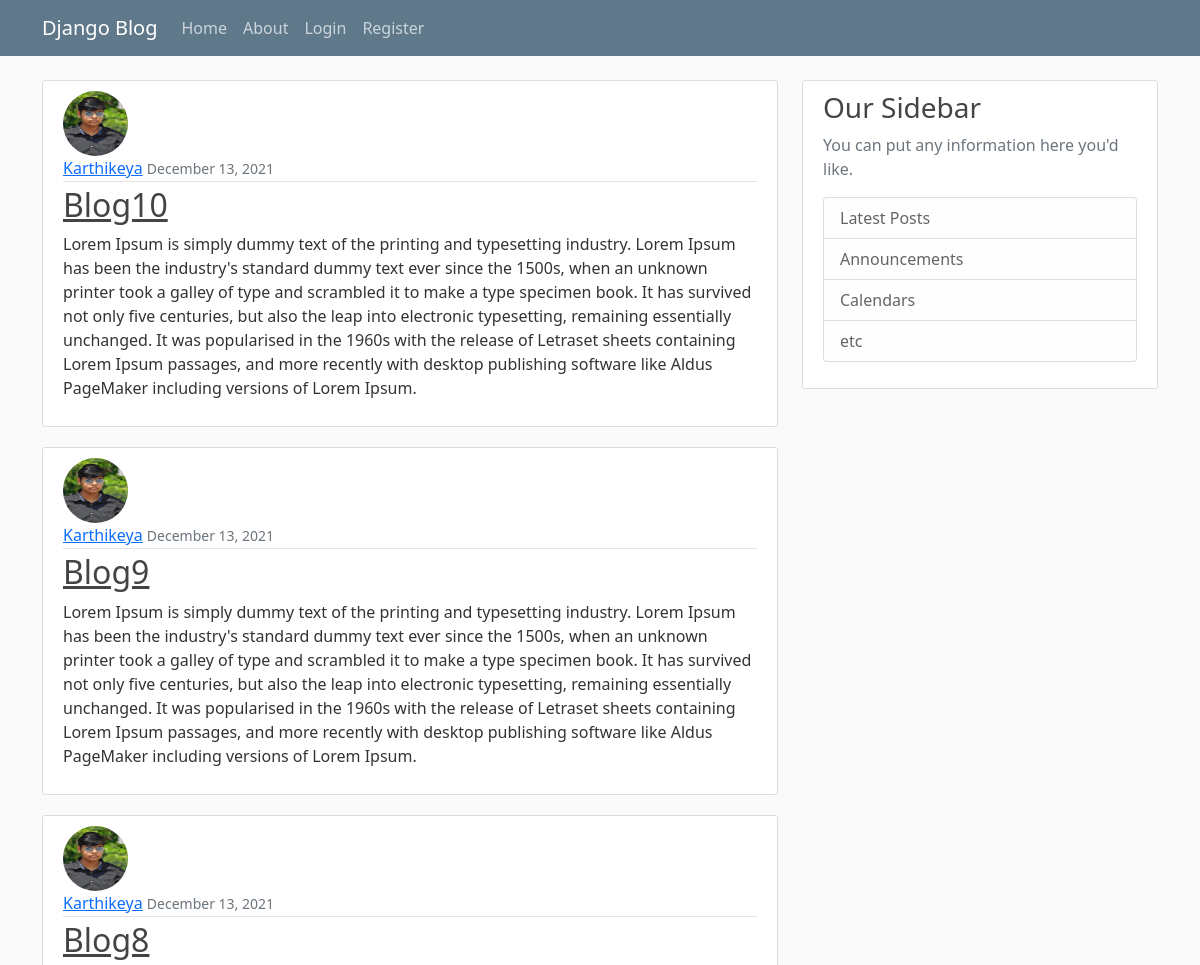
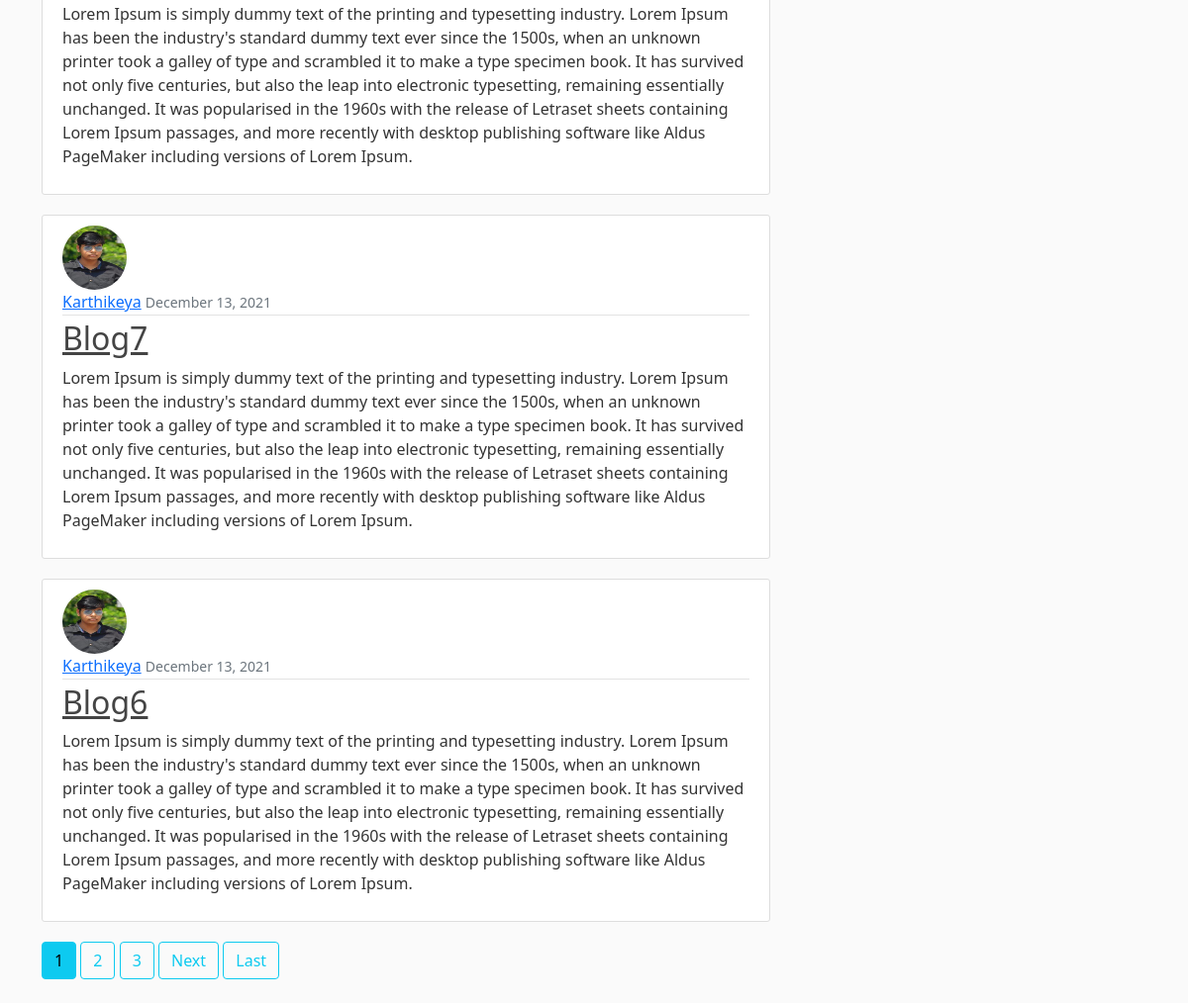
The page / on the database its author committed (2 pictures, top to bottom).
### blog_app/models.py (models this page shows, shortened)
class Post(models.Model):
    title = models.CharField(max_length=100)
    content = models.TextField()
    date = models.DateTimeField(default=timezone.now)
    author = models.ForeignKey(User, on_delete=models.CASCADE)

### users/models.py (models this page shows, shortened)
class Profile(models.Model):
    user = models.OneToOneField(User, on_delete=models.CASCADE)
    image = models.ImageField(default='default.jpg', upload_to='profile_pics')

### blog_app/views.py (the view)
# urls.py: path('', PostListView.as_view(), name="blog-home"),
class PostListView(ListView):
    model = Post
    template_name = 'blog_app/index.html'  # <app>/<model>_<viewtype>.html
    context_object_name = 'posts'
    ordering = ['-date']
    paginate_by = 5

### blog_app/templates/blog_app/index.html (shortened to what this page needs)
{% extends "blog_app/base.html"%}
{% block content%}
    {% for post in posts %}
        <article class="media content-section">
            <img class="rounded-circle article-img" src="{{post.author.profile.image.url}}" >
            <div class="media-body">
            <div class="article-metadata">
                <a class="mr-2" href="{% url 'user-posts' post.author.username %}">{{ post.author }}</a>
                <small class="text-muted">{{ post.date|date:'F d, Y'}}</small>
            </div>
            <h2><a class="article-title" href="{% url 'post-detail' post.id%}">{{ post.title }}</a></h2>
            <p class="article-content">{{ post.content }}</p>
            </div>
        </article>
    {% endfor%}
    {% if is_paginated %}
        {% for num in page_obj.paginator.page_range %}
            {% if page_obj.number == num %}
                <a class="btn btn-info mb-4" href="?page={{ num }}">{{num}}</a>
            {% elif num > page_obj.number|add:'-3' and num < page_obj.number|add:'3' %}
                <a class="btn btn-outline-info mb-4" href="?page={{ num }}">{{num}}</a>
            {% endif %}
        {% endfor %}
        {% if page_obj.has_next %}
            <a class="btn btn-outline-info mb-4" href="?page={{ page_obj.next_page_number }}">Next</a>
            <a class="btn btn-outline-info mb-4" href="?page={{ page_obj.paginator.num_pages}}">Last</a>
        {% endif %}
    {% endif %}
{% endblock content %}

### blog_app/templates/blog_app/base.html (shortened to what this page needs)
{% load static %}
<!DOCTYPE html>
<html lang="en">
<head>
    <link href="https://cdn.jsdelivr.net/npm/bootstrap@5.1.3/dist/css/bootstrap.min.css" rel="stylesheet">
    <link rel="stylesheet" type="text/css" href="{% static 'blog/main.css' %}"/>
</head>
<body>
    <header class="site-header">
        <nav class="navbar navbar-expand-md navbar-dark bg-steel fixed-top">
          <div class="container">
            <a class="navbar-brand mr-4" href="/">Django Blog</a>
            <div class="collapse navbar-collapse" id="navbarToggle">
              <div class="navbar-nav mr-auto">
                <a class="nav-item nav-link" href="{% url 'blog-home' %}">Home</a>
                <a class="nav-item nav-link" href="{% url 'blog-about' %}">About</a>
              </div>
              <div class="navbar-nav">
                {% if user.is_authenticated %}
                  <a class="nav-item nav-link" href="{% url 'post-create' %}">Create</a>
                  <a class="nav-item nav-link" href="{% url 'logout' %}">LogOut</a>
                  <a class="nav-item nav-link" href="{% url 'profile' %}">Profile</a>
                {% else %}
                  <a class="nav-item nav-link" href="{% url 'login' %}">Login</a>
                  <a class="nav-item nav-link" href="{% url 'register' %}">Register</a>
                {% endif %}
              </div>
            </div>
          </div>
        </nav>
    </header>
    <main role="main" class="container">
        <div class="row">
          <div class="col-md-8">
            {% block content %}{% endblock %}
          </div>
          <div class="col-md-4">
            <div class="content-section">
              <h3>Our Sidebar</h3>
              <p class='text-muted'>You can put any information here you'd like.
                <ul class="list-group">
                  <li class="list-group-item list-group-item-light">Latest Posts</li>
                  <li class="list-group-item list-group-item-light">Announcements</li>
                  <li class="list-group-item list-group-item-light">Calendars</li>
                  <li class="list-group-item list-group-item-light">etc</li>
                </ul>
              </p>
            </div>
          </div>
        </div>
      </main>
</body>
</html>

### blog_app/static/blog/main.css (style rules this page uses)
body { background: #fafafa; color: #333333; margin-top: 5rem; }
h1, h2, h3, h4, h5, h6 { color: #444444; }
ul { margin: 0; }
.bg-steel { background-color: #5f788a; }
.site-header .navbar-nav .nav-link { color: #cbd5db; }
.content-section { background: #ffffff; padding: 10px 20px; border: 1px solid #dddddd; border-radius: 3px; margin-bottom: 20px; }
.article-title { color: #444444; }
.article-content { white-space: pre-line; }
.article-img { height: 65px; width: 65px; margin-right: 16px; }
.article-metadata { padding-bottom: 1px; margin-bottom: 4px; border-bottom: 1px solid #e3e3e3; }

### rows shown on the page
Post: author.profile.image (picture), author "Karthikeya", date "December 13, 2021", title "Blog10", content "Lorem Ipsum is simply dummy text of the printing and typesetting industry. Lorem Ipsum has been the industry's standard dummy text ever since the 1500s, when an unknown printer took a galley of type and scrambled it to make a type specimen book. It has survived not only five centuries, but also the leap into electronic typesetting, remaining essentially unchanged. It was popularised in the 1960s with the release of Letraset sheets containing Lorem Ipsum passages, and more recently with desktop publishing software like Aldus PageMaker including versions of Lorem Ipsum."
Post: author.profile.image (picture), author "Karthikeya", date "December 13, 2021", title "Blog9", content "Lorem Ipsum is simply dummy text of the printing and typesetting industry. Lorem Ipsum has been the industry's standard dummy text ever since the 1500s, when an unknown printer took a galley of type and scrambled it to make a type specimen book. It has survived not only five centuries, but also the leap into electronic typesetting, remaining essentially unchanged. It was popularised in the 1960s with the release of Letraset sheets containing Lorem Ipsum passages, and more recently with desktop publishing software like Aldus PageMaker including versions of Lorem Ipsum."
Post: author.profile.image (picture), author "Karthikeya", date "December 13, 2021", title "Blog8", content "Lorem Ipsum is simply dummy text of the printing and typesetting industry. Lorem Ipsum has been the industry's standard dummy text ever since the 1500s, when an unknown printer took a galley of type and scrambled it to make a type specimen book. It has survived not only five centuries, but also the leap into electronic typesetting, remaining essentially unchanged. It was popularised in the 1960s with the release of Letraset sheets containing Lorem Ipsum passages, and more recently with desktop publishing software like Aldus PageMaker including versions of Lorem Ipsum."
Post: author.profile.image (picture), author "Karthikeya", date "December 13, 2021", title "Blog7", content "Lorem Ipsum is simply dummy text of the printing and typesetting industry. Lorem Ipsum has been the industry's standard dummy text ever since the 1500s, when an unknown printer took a galley of type and scrambled it to make a type specimen book. It has survived not only five centuries, but also the leap into electronic typesetting, remaining essentially unchanged. It was popularised in the 1960s with the release of Letraset sheets containing Lorem Ipsum passages, and more recently with desktop publishing software like Aldus PageMaker including versions of Lorem Ipsum."
Post: author.profile.image (picture), author "Karthikeya", date "December 13, 2021", title "Blog6", content "Lorem Ipsum is simply dummy text of the printing and typesetting industry. Lorem Ipsum has been the industry's standard dummy text ever since the 1500s, when an unknown printer took a galley of type and scrambled it to make a type specimen book. It has survived not only five centuries, but also the leap into electronic typesetting, remaining essentially unchanged. It was popularised in the 1960s with the release of Letraset sheets containing Lorem Ipsum passages, and more recently with desktop publishing software like Aldus PageMaker including versions of Lorem Ipsum."

### other values the page prints
{{ num }} "1"
{{ num }} "2" "3"
